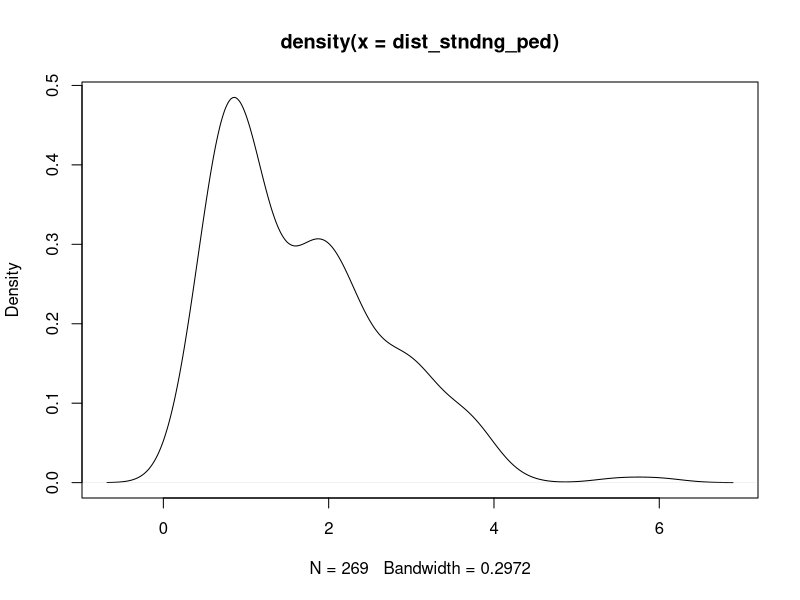
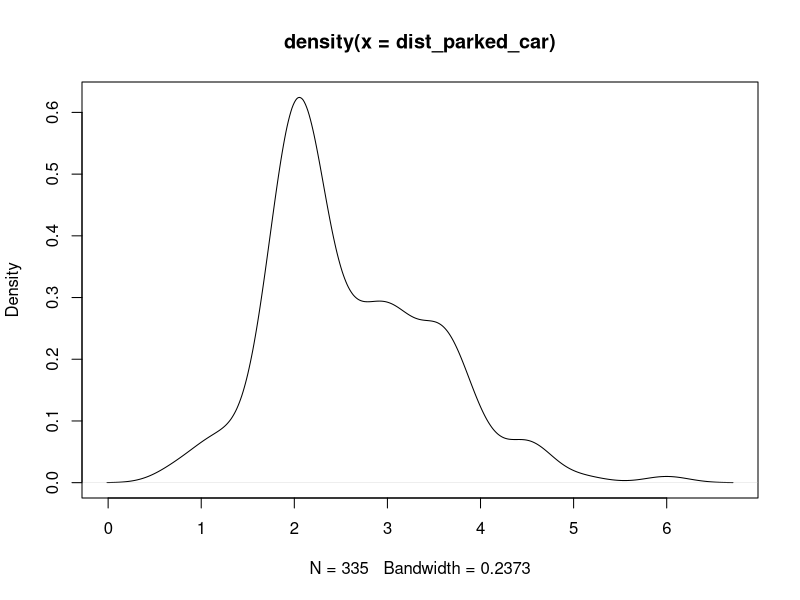
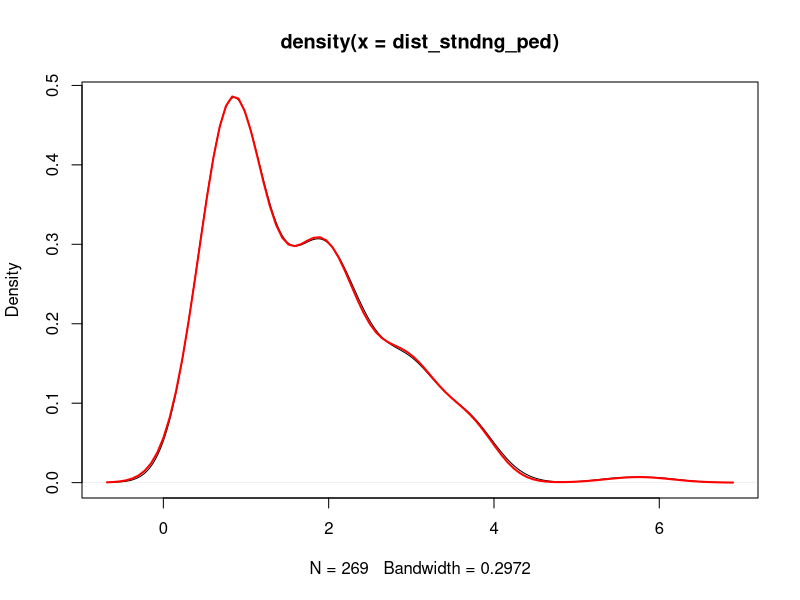

R code for these plots, in order:
data = read.csv(file = "data.csv", header=TRUE)

freq_tab_stndng_ped = data.frame(value=data[1][!is.na(data[1])], freq=data[2][!is.na(data[2])])
freq_tab_parked_car = data.frame(value=data[3][!is.na(data[3])], freq=data[4][!is.na(data[4])])

dist_stndng_ped = rep(freq_tab_stndng_ped$value, freq_tab_stndng_ped$freq)
dist_parked_car = rep(freq_tab_parked_car$value, freq_tab_parked_car$freq)

plot(density(dist_stndng_ped))
plot(density(dist_parked_car))

plot(density(dist_stndng_ped))
curve(
  0.472*dnorm(x,mean=0.825,sd=0.4)
  +0.33*dnorm(x,mean=1.925,sd=0.45)
  +0.14*dnorm(x,mean=2.97,sd=0.4)
  +0.0485*dnorm(x,mean=3.73,sd=0.32)
  +0.007*dnorm(x,mean=5.75,sd=0.4),
  col="red", lwd=2, add=TRUE)